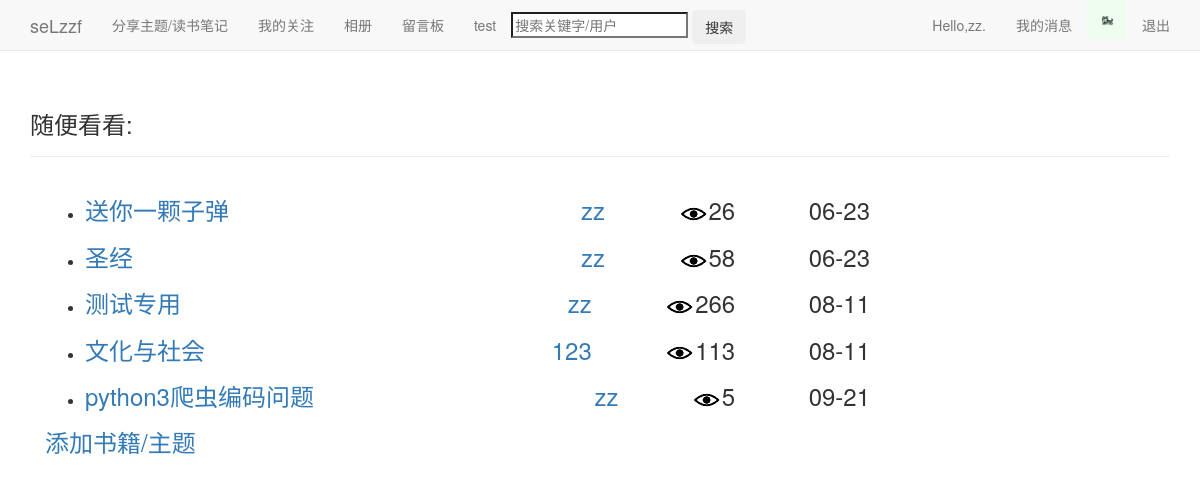
Page /index/ (signed in) on the earlier database version.
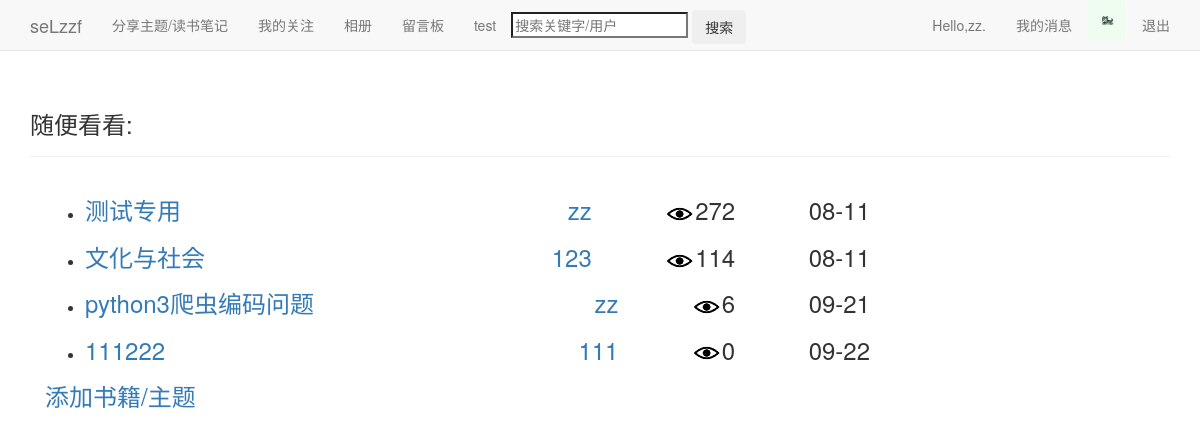
Same page on the later database version.
### users/models.py (models this page shows, shortened)
class Userinfo(models.Model):
	user=models.OneToOneField(User)
	pic=models.ImageField(upload_to='images',default='images/default.jpg',verbose_name='头像',blank=True)
	sex=models.CharField('性别',max_length=2,choices=(
	('男','♂'),('女','♀')),blank=True)
	birthday=models.DateField('生日',default='2000-01-01',blank=True)
	school=models.TextField('学校',max_length=50,default='暂未设置所在学校')
	autograph=models.TextField('个性签名',max_length=50,default='暂未设置个性签名')

### blogs/models.py (models this page shows, shortened)
class Theme(models.Model):
	owner=models.ForeignKey(User)
	title=models.CharField('标题',max_length=15)
	date_added=models.DateTimeField(auto_now_add=True)
	设为私密=models.BooleanField(default=False)
	views=models.PositiveIntegerField(default=0)
	praises=models.PositiveIntegerField(default=0)

### blogs/views.py (the view)
# urls.py: url(r'^index/$',views.index,name='index'),
@login_required
def index(request):
	themes=Theme.objects.filter(设为私密=False)
	page_user=request.user
	request_userinfo=Userinfo.objects.get(user=page_user)
	context={'themes':themes,'page_user':page_user,'request_userinfo':request_userinfo}
	return render(request,'blogs/index.html',context)

### blogs/templates/blogs/index.html (shortened to what this page needs)
{% extends "blogs/base.html" %}
{% load static %}
{% block header %}
  <h3>随便看看:</h3>
{% endblock header %}
{% block content %}
<div class="col-md-9">
<ul>
  {% for theme in themes %}
	<li><h3>
	  <a href="{% url 'blogs:theme' theme.owner.id theme.id %}">{{theme.title}}</a>
	  <div style="float:right;">
		{{theme.date_added|date:'m-d'}}
	  </div>
	  <div style="float:right;">
		<img src="{% static 'images/views.jpg' %}"/>{{theme.views}}
	  </div>
	  <a style="float:right;" href="{% url 'users:userinfo' theme.owner.id %}">{{theme.owner}}</a>
	</h3></li>
  {% empty %}
	<li>暂时还没有人发表主题。</li>
  {% endfor %}
</ul>
  {% if page_user == user %}
  <h3>
    <a href="{% url 'blogs:new_theme' %}">添加书籍/主题</a>
  </h3>
  {% endif %}
</div>
{% endblock content %}

### blogs/templates/blogs/base.html (shortened to what this page needs)
{% load bootstrap3 %}
{% load static %}
<!DOCTYPE html>
<html lang='en'>
<head>
  {% bootstrap_css %}
</head>
<body>
  <nav class='navbar navbar-default navbar-static-top'>
    <div class='container'>
	  <div class='navbar-header'>
	    <a class='navbar-brand' href="{% url 'blogs:index' %}">seLzzf</a>
	  </div>
	  <div id='navbar' class='navbar-collapse collapse'>
	    <ul class='nav navbar-nav'>
		  <li><a href="{% url 'blogs:themes' page_user.id %}">分享主题/读书笔记</a></li>
		  {% if user == page_user %}
		  <li><a href="{% url 'action:action' user.id %}">我的关注</a></li>
		  {% endif %}
		  <li><a href="">相册</a></li>
		  <li><a href="{% url 'message:message' page_user.id %}">留言板</a></li>
		  <li><a href="{% url 'blogs:test' %}">test</a></li>
		  <li style='margin-top:10px' class='search'>
		    <form method='post' action="{% url 'blogs:search' %}">
		    <input name='search' type='search' placeholder='搜索关键字/用户'>
		    <input class='btn' type='submit' value='搜索'>
		    </form>
		  </li>
		</ul>
		<ul class='nav navbar-nav navbar-right'>
		  {% if user.is_authenticated %}
			<li><a href="{% url 'users:userinfo' user.id %}">Hello,{{ user.username }}.</a></li>
			<li><a href="{% url 'users:userinfo' user.id %}">我的消息</a></li>
			<li><img src="{{ request_userinfo.pic.url }}" alt='pic' height="40" width="40"/></li>
			<li><a href="{% url 'users:logout' %}">退出</a></li>
		  {% endif %}
		</ul>
	  </div>
	</div>
  </nav>
  <div class='container'>
    <div class='page-header'>
      {% block header %}{% endblock header %}
    </div>
    <div>
      {% block content %}{% endblock content %}
	</div>
  </div>
</body>
</html>

Differences in the rows shown:
removed Theme: title "送你一颗子弹", date_added "06-23", views "26", owner "zz"
removed Theme: title "圣经", date_added "06-23", views "58", owner "zz"
changed Theme "测试专用": views "266" → "272"
changed Theme "文化与社会": views "113" → "114"
changed Theme "python3爬虫编码问题": views "5" → "6"
added Theme: title "111222", date_added "09-22", views "0", owner "111"
